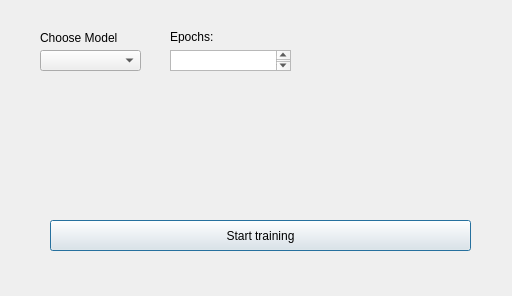
<?xml version="1.0" encoding="UTF-8"?>
<ui version="4.0">
 <class>Dialog</class>
 <widget class="QDialog" name="Dialog">
  <property name="geometry">
   <rect>
    <x>0</x>
    <y>0</y>
    <width>512</width>
    <height>296</height>
   </rect>
  </property>
  <property name="windowTitle">
   <string>Dialog</string>
  </property>
  <widget class="QPushButton" name="pushButton">
   <property name="geometry">
    <rect>
     <x>50</x>
     <y>220</y>
     <width>421</width>
     <height>31</height>
    </rect>
   </property>
   <property name="text">
    <string>Start training</string>
   </property>
  </widget>
  <widget class="QComboBox" name="comboBox">
   <property name="geometry">
    <rect>
     <x>40</x>
     <y>50</y>
     <width>101</width>
     <height>21</height>
    </rect>
   </property>
  </widget>
  <widget class="QLabel" name="label">
   <property name="geometry">
    <rect>
     <x>40</x>
     <y>30</y>
     <width>91</width>
     <height>16</height>
    </rect>
   </property>
   <property name="text">
    <string>Choose Model</string>
   </property>
  </widget>
  <widget class="QTextEdit" name="textEdit">
   <property name="geometry">
    <rect>
     <x>170</x>
     <y>50</y>
     <width>121</width>
     <height>21</height>
    </rect>
   </property>
  </widget>
  <widget class="QLabel" name="label_2">
   <property name="geometry">
    <rect>
     <x>170</x>
     <y>30</y>
     <width>47</width>
     <height>13</height>
    </rect>
   </property>
   <property name="text">
    <string>Epochs:</string>
   </property>
  </widget>
 </widget>
 <resources/>
 <connections/>
</ui>
